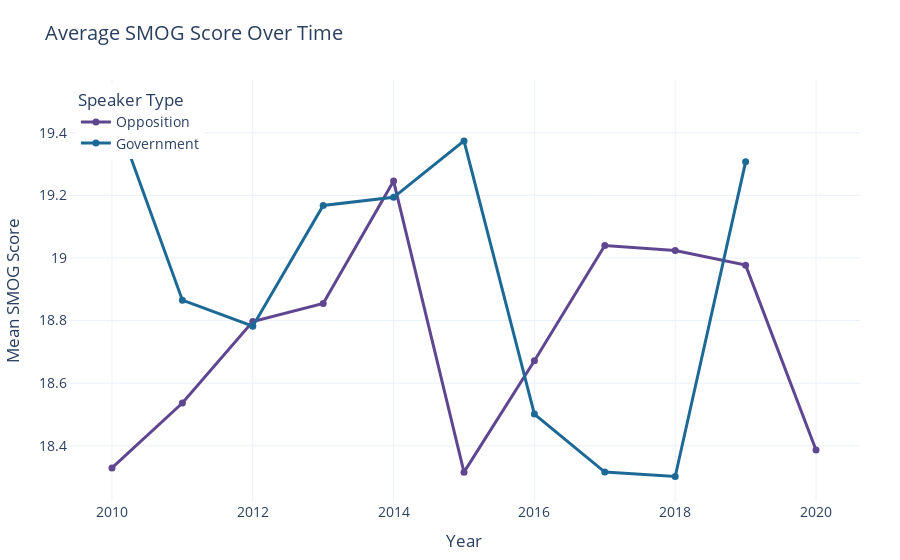

The notebook cell saved with this chart:
### Code cell
fig = go.Figure()

for i, (label, group) in enumerate(yearly_avg_smog.groupby('is_government')):
    name = 'Government' if label == 1 else 'Opposition'
    fig.add_trace(go.Scatter(
        x=group['year'],
        y=group['smog_score'],
        mode='lines+markers',
        name=name,
        line=dict(width=3, color=colors[i]),
        marker=dict(size=7, color=colors[i])
    ))

# Layout styling with Plotly + Prisma aesthetic
fig.update_layout(
    title="Average SMOG Score Over Time",
    xaxis_title="Year",
    yaxis_title="Mean SMOG Score",
    template="plotly_white",
    legend=dict(title="Speaker Type", x=0.01, y=0.99),
    hovermode="x unified",
    font=dict(size=14),
    margin=dict(l=40, r=40, t=80, b=40)
)

fig.show()

### Figure 1 — Plotly figure (JSON) as saved in the notebook; plotly's stock layout.template omitted (floating-point values rounded to 4 significant figures)
{"data": [{"line": {"color": "rgb(95, 70, 144)", "width": 3}, "marker": {"color": "rgb(95, 70, 144)", "size": 7}, "mode": "lines+markers", "name": "Opposition", "type": "scatter", "x": [2010, 2011, 2012, 2013, 2014, 2015, 2016, 2017, 2018, 2019, 2020], "y": [18.33, 18.54, 18.8, 18.85, 19.25, 18.32, 18.67, 19.04, 19.02, 18.98, 18.39]}, {"line": {"color": "rgb(29, 105, 150)", "width": 3}, "marker": {"color": "rgb(29, 105, 150)", "size": 7}, "mode": "lines+markers", "name": "Government", "type": "scatter", "x": [2010, 2011, 2012, 2013, 2014, 2015, 2016, 2017, 2018, 2019], "y": [19.49, 18.87, 18.78, 19.17, 19.19, 19.37, 18.5, 18.32, 18.3, 19.31]}], "layout": {"font": {"size": 14}, "hovermode": "x unified", "legend": {"title": {"text": "Speaker Type"}, "x": 0.01, "y": 0.99}, "margin": {"b": 40, "l": 40, "r": 40, "t": 80}, "title": {"text": "Average SMOG Score Over Time"}, "xaxis": {"title": {"text": "Year"}}, "yaxis": {"title": {"text": "Mean SMOG Score"}}}}
